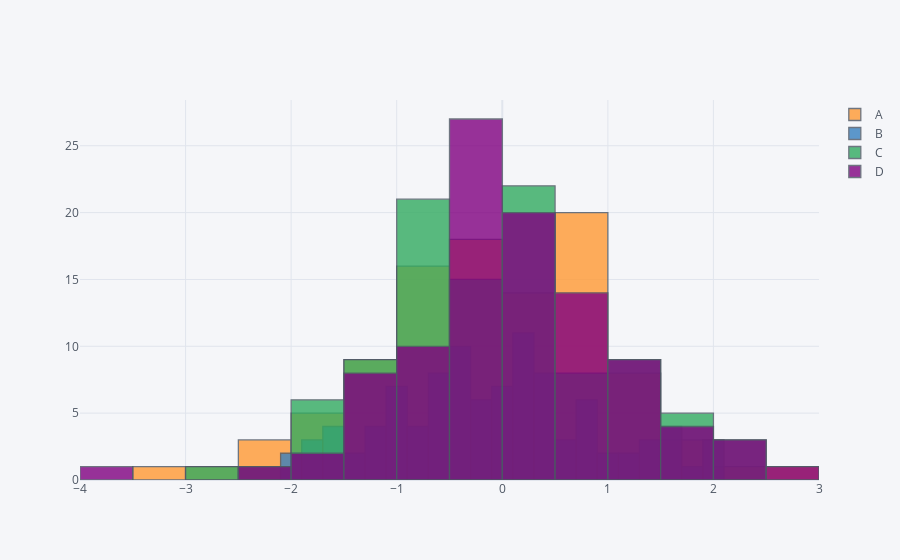

Source (notebook cell):
### Code cell
df.iplot(kind = 'hist', bins = 25)
